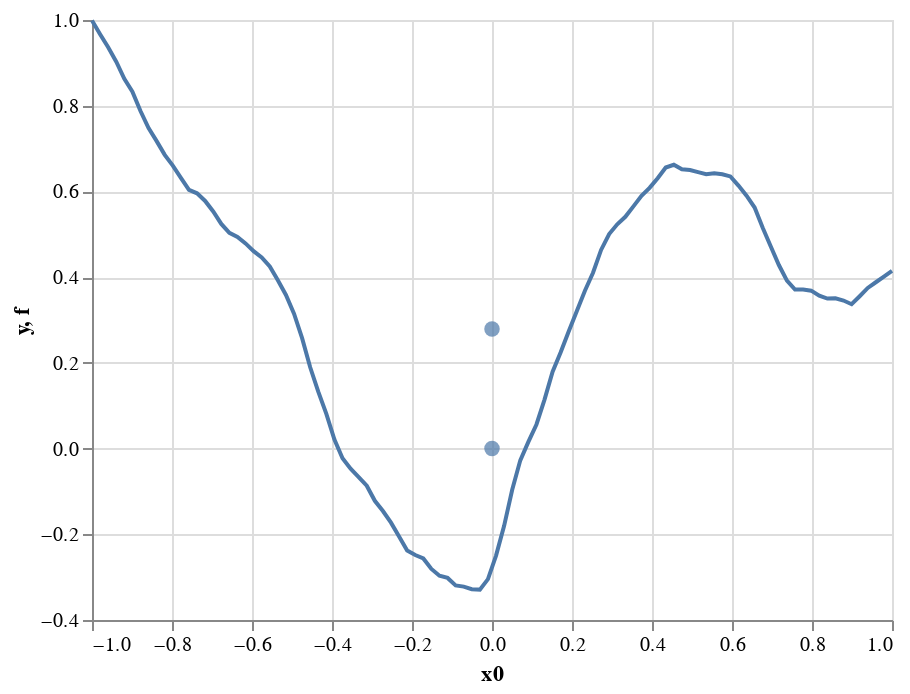

The cell this chart's notebook holds for it:
### Markdown cell above
If you have finished evaluating the function at different points and you are confident where the maximum is, you can make a guess before executing the cells below.

Now show the function as a line and the noisy data we received as evaluations of it:

### Code cell
f1 = blackbox1.sample_f(100)
chart1f = (
    alt.Chart(f1)
    .mark_line()
    .encode(x='x0', y='f'))
chart1y = blackbox1.plot_xy()
chart1 = alt.layer(chart1y, chart1f)
chart1

### Figure 1 — Vega-Lite specification as saved in the notebook (floating-point values rounded to 4 significant figures)
{"config": {"view": {"continuousWidth": 400, "continuousHeight": 300}}, "layer": [{"data": {"name": "data-fe71614977fb7f056538f694a3b6b223"}, "mark": {"type": "circle", "size": 60}, "encoding": {"x": {"type": "quantitative", "field": "x0", "scale": {"domain": [-1, 1]}}, "y": {"type": "quantitative", "field": "y"}}}, {"data": {"name": "data-e228f3b0c462052b1188eedfce5c3b1c"}, "mark": "line", "encoding": {"x": {"type": "quantitative", "field": "x0"}, "y": {"type": "quantitative", "field": "f"}}}], "$schema": "https://vega.github.io/schema/vega-lite/v4.8.1.json", "datasets": {"data-fe71614977fb7f056538f694a3b6b223": [{"x0": 0.0, "y": 0.0}, {"x0": 0.0, "y": 0.279}], "data-e228f3b0c462052b1188eedfce5c3b1c": [{"x0": -1.0, "f": 0.999}, {"x0": -0.9798, "f": 0.967}, {"x0": -0.9596, "f": 0.9363}, {"x0": -0.9394, "f": 0.9027}, {"x0": -0.9192, "f": 0.8629}, {"x0": -0.899, "f": 0.8329}, {"x0": -0.8788, "f": 0.7877}, {"x0": -0.8586, "f": 0.7478}, {"x0": -0.8384, "f": 0.7174}, {"x0": -0.8182, "f": 0.6853}, {"x0": -0.798, "f": 0.6602}, {"x0": -0.7778, "f": 0.6316}, {"x0": -0.7576, "f": 0.6035}, {"x0": -0.7374, "f": 0.5956}, {"x0": -0.7172, "f": 0.5778}, {"x0": -0.697, "f": 0.5531}, {"x0": -0.6768, "f": 0.5242}, {"x0": -0.6566, "f": 0.5035}, {"x0": -0.6364, "f": 0.494}, {"x0": -0.6162, "f": 0.4787}, {"x0": -0.596, "f": 0.4605}, {"x0": -0.5758, "f": 0.4462}, {"x0": -0.5556, "f": 0.4248}, {"x0": -0.5354, "f": 0.3927}, {"x0": -0.5152, "f": 0.3585}, {"x0": -0.4949, "f": 0.3146}, {"x0": -0.4747, "f": 0.2576}, {"x0": -0.4545, "f": 0.1897}, {"x0": -0.4343, "f": 0.1327}, {"x0": -0.4141, "f": 0.08101}, {"x0": -0.3939, "f": 0.0212}, {"x0": -0.3737, "f": -0.02269}, {"x0": -0.3535, "f": -0.04702}, {"x0": -0.3333, "f": -0.06638}, {"x0": -0.3131, "f": -0.08671}, {"x0": -0.2929, "f": -0.1218}, {"x0": -0.2727, "f": -0.1456}, {"x0": -0.2525, "f": -0.1729}, {"x0": -0.2323, "f": -0.2053}, {"x0": -0.2121, "f": -0.2378}, {"x0": -0.1919, "f": -0.2485}, {"x0": -0.1717, "f": -0.2563}, {"x0": -0.1515, "f": -0.2809}, {"x0": -0.1313, "f": -0.2966}, {"x0": -0.1111, "f": -0.3018}, {"x0": -0.09091, "f": -0.3192}, {"x0": -0.07071, "f": -0.322}, {"x0": -0.05051, "f": -0.328}, {"x0": -0.0303, "f": -0.3291}, {"x0": -0.0101, "f": -0.3046}, {"x0": 0.0101, "f": -0.2496}, {"x0": 0.0303, "f": -0.1804}, {"x0": 0.05051, "f": -0.09601}, {"x0": 0.07071, "f": -0.02742}, {"x0": 0.09091, "f": 0.01555}, {"x0": 0.1111, "f": 0.05622}, {"x0": 0.1313, "f": 0.1143}, {"x0": 0.1515, "f": 0.1792}, {"x0": 0.1717, "f": 0.2249}, {"x0": 0.1919, "f": 0.2739}, {"x0": 0.2121, "f": 0.321}, {"x0": 0.2323, "f": 0.3684}, {"x0": 0.2525, "f": 0.4104}, {"x0": 0.2727, "f": 0.4635}, {"x0": 0.2929, "f": 0.5007}, {"x0": 0.3131, "f": 0.5233}, {"x0": 0.3333, "f": 0.5408}, {"x0": 0.3535, "f": 0.5651}, {"x0": 0.3737, "f": 0.5896}, {"x0": 0.3939, "f": 0.6083}, {"x0": 0.4141, "f": 0.6309}, {"x0": 0.4343, "f": 0.6557}, {"x0": 0.4545, "f": 0.6622}, {"x0": 0.4747, "f": 0.6515}, {"x0": 0.4949, "f": 0.6498}, {"x0": 0.5152, "f": 0.6452}, {"x0": 0.5354, "f": 0.6402}, {"x0": 0.5556, "f": 0.6426}, {"x0": 0.5758, "f": 0.6399}, {"x0": 0.596, "f": 0.635}, {"x0": 0.6162, "f": 0.6136}, {"x0": 0.6364, "f": 0.5902}, {"x0": 0.6566, "f": 0.5624}, {"x0": 0.6768, "f": 0.5151}, {"x0": 0.697, "f": 0.4716}, {"x0": 0.7172, "f": 0.4283}, {"x0": 0.7374, "f": 0.3919}, {"x0": 0.7576, "f": 0.3711}, {"x0": 0.7778, "f": 0.3709}, {"x0": 0.798, "f": 0.3685}, {"x0": 0.8182, "f": 0.3568}, {"x0": 0.8384, "f": 0.35}, {"x0": 0.8586, "f": 0.3506}, {"x0": 0.8788, "f": 0.3454}, {"x0": 0.899, "f": 0.3368}, {"x0": 0.9192, "f": 0.3554}, {"x0": 0.9394, "f": 0.3748}, {"x0": 0.9596, "f": 0.3881}, {"x0": 0.9798, "f": 0.4013}, {"x0": 1.0, "f": 0.4144}]}}
